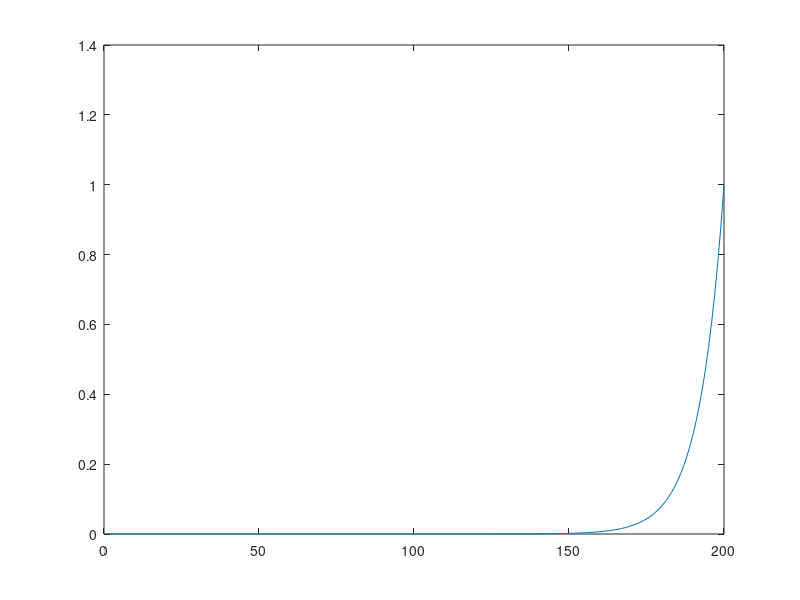
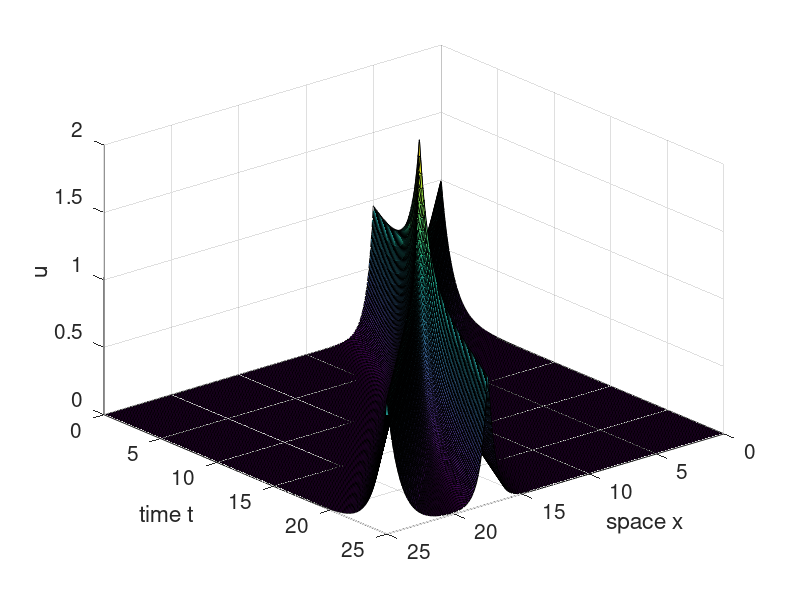

Write the MATLAB code that produced these figures, in order.
clear all
close all
c = 1;

u = @(x,t) exp(-abs(x-c*t));
u2 = @(x,t) exp(-abs(+10 + x-2*c*t));

n = 200;
x = linspace(0,25,n);
t = linspace(0,25,n);
U = zeros(length(x),length(t));


for i = 1:n
    for j = 1:n
        
        temp = u(x(i),t(j)) + u2(x(i),t(j));
        U(i,j) = temp;
        %plot(U(i,j));
        %pause(0.1)
    end
    
end

for i = 1:n
    axis([0 2 0 n])
    plot(U(:,i))
    pause(0.1)
end

figure
shading flat;
surf(x,t,U)
view(140, 30)
set(gca,'FontSize',15)
xlabel('space x')
ylabel('time t')
zlabel('u')